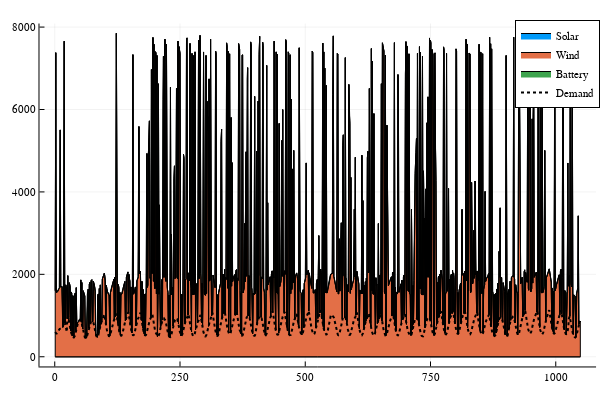

Here is the notebook cell this chart was saved with:
### Code cell
using Plots


@userplot StackedArea

# a simple "recipe" for Plots.jl to get stacked area plots
# usage: stackedarea(xvector, datamatrix, plotsoptions)
@recipe function f(pc::StackedArea)
    x, y = pc.args
    n = length(x)
    y = cumsum(y, dims=2)
    seriestype := :shape

    # create a filled polygon for each item
    for c=1:size(y,2)
        sx = vcat(x, reverse(x))
        sy = vcat(y[:,c], c==1 ? zeros(n) : reverse(y[:,c-1]))
        @series (sx, sy)
    end
end

a = X_gen_matrix[:,1]
b = X_gen_matrix[:,2]
c = X_gen_matrix[:,3]
sNames = ["Solar","Wind","Battery"]
x = nb_hours_ls

plotly()
stackedarea(x, [a b c], labels=reshape(sNames, (1,3)))
plot!(x, X_D, label="Demand", lc=:black, lw=2, ls=:dot)
#genplot(x, X_D[:])

### Figure 1 — Plotly figure (JSON) as saved in the notebook; plotly's stock layout.template omitted (floating-point values rounded to 4 significant figures; data arrays with more than 128 entries replaced by an {"elided": "..."} marker saying what was removed)
{"data": [{"fill": "tozeroy", "fillcolor": "rgba(0, 154, 250, 1.000)", "legendgroup": "Solar", "line": {"color": "rgba(0, 0, 0, 1.000)", "dash": "solid", "width": 1}, "mode": "lines", "name": "Solar", "showlegend": true, "type": "scatter", "x": {"elided": "2099 int values"}, "xaxis": "x1", "y": {"elided": "2099 int values"}, "yaxis": "y1"}, {"fill": "tozeroy", "fillcolor": "rgba(227, 111, 71, 1.000)", "legendgroup": "Wind", "line": {"color": "rgba(0, 0, 0, 1.000)", "dash": "solid", "width": 1}, "mode": "lines", "name": "Wind", "showlegend": true, "type": "scatter", "x": {"elided": "2099 int values"}, "xaxis": "x1", "y": {"elided": "2099 float values"}, "yaxis": "y1"}, {"fill": "tozeroy", "fillcolor": "rgba(62, 164, 78, 1.000)", "legendgroup": "Battery", "line": {"color": "rgba(0, 0, 0, 1.000)", "dash": "solid", "width": 1}, "mode": "lines", "name": "Battery", "showlegend": true, "type": "scatter", "x": {"elided": "2099 int values"}, "xaxis": "x1", "y": {"elided": "2099 float values"}, "yaxis": "y1"}, {"colorbar": {"len": 0.9525, "title": "", "x": 0.9934, "y": 0.5139}, "legendgroup": "Demand", "line": {"color": "rgba(0, 0, 0, 1.000)", "dash": "dot", "shape": "linear", "width": 2}, "mode": "lines", "name": "Demand", "showlegend": true, "type": "scatter", "x": {"elided": "1049 int values"}, "xaxis": "x", "y": {"elided": "1049 float values"}, "yaxis": "y"}], "layout": {"annotations": [], "height": 400, "legend": {"bgcolor": "rgba(255, 255, 255, 1.000)", "bordercolor": "rgba(0, 0, 0, 1.000)", "borderwidth": 1, "font": {"color": "rgba(0, 0, 0, 1.000)", "family": "sans-serif", "size": 11}, "title": {"font": {"color": "rgba(0, 0, 0, 1.000)", "family": "sans-serif", "size": 15}, "text": ""}, "tracegroupgap": 0, "traceorder": "normal", "x": 1, "xanchor": "auto", "y": 1, "yanchor": "auto"}, "margin": {"b": 20, "l": 0, "r": 0, "t": 20}, "paper_bgcolor": "rgba(255, 255, 255, 1.000)", "plot_bgcolor": "rgba(255, 255, 255, 1.000)", "showlegend": true, "width": 600, "xaxis": {"anchor": "y", "domain": [0.06582, 0.9934], "gridcolor": "rgba(0, 0, 0, 0.100)", "gridwidth": 0.5, "linecolor": "rgba(0, 0, 0, 1.000)", "mirror": false, "range": [-30.44, 1080.0], "showgrid": true, "showline": true, "showticklabels": true, "tickangle": 0, "tickcolor": "rgb(0, 0, 0)", "tickfont": {"color": "rgba(0, 0, 0, 1.000)", "family": "sans-serif", "size": 11}, "tickmode": "array", "ticks": "inside", "ticktext": ["0", "250", "500", "750", "1000"], "tickvals": [0, 250, 500, 750, 1000], "title": "", "titlefont": {"color": "rgba(0, 0, 0, 1.000)", "family": "sans-serif", "size": 15}, "type": "-", "visible": true, "zeroline": false, "zerolinecolor": "rgba(0, 0, 0, 1.000)"}, "yaxis": {"anchor": "x", "domain": [0.03762, 0.9902], "gridcolor": "rgba(0, 0, 0, 0.100)", "gridwidth": 0.5, "linecolor": "rgba(0, 0, 0, 1.000)", "mirror": false, "range": [-235.5, 8086.0], "showgrid": true, "showline": true, "showticklabels": true, "tickangle": 0, "tickcolor": "rgb(0, 0, 0)", "tickfont": {"color": "rgba(0, 0, 0, 1.000)", "family": "sans-serif", "size": 11}, "tickmode": "array", "ticks": "inside", "ticktext": ["0", "2000", "4000", "6000", "8000"], "tickvals": [0, 2000, 4000, 6000, 8000], "title": "", "titlefont": {"color": "rgba(0, 0, 0, 1.000)", "family": "sans-serif", "size": 15}, "type": "-", "visible": true, "zeroline": false, "zerolinecolor": "rgba(0, 0, 0, 1.000)"}}}
